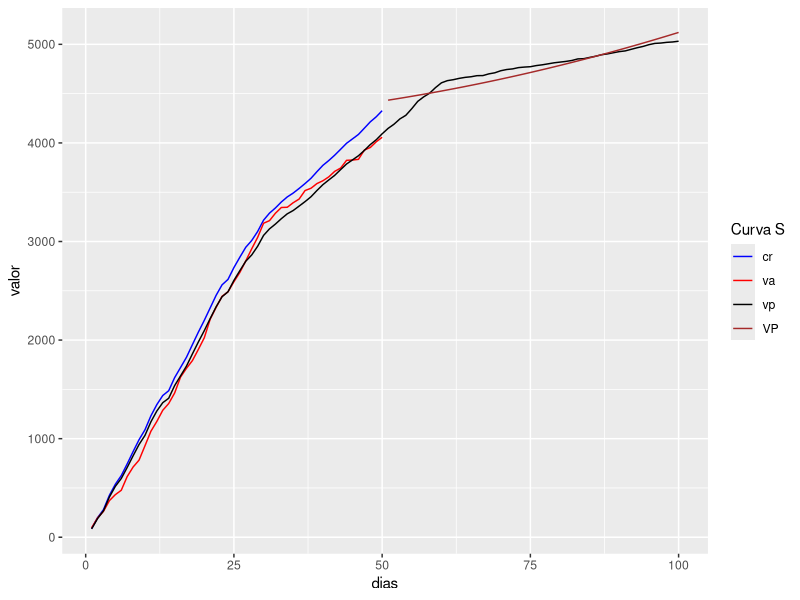
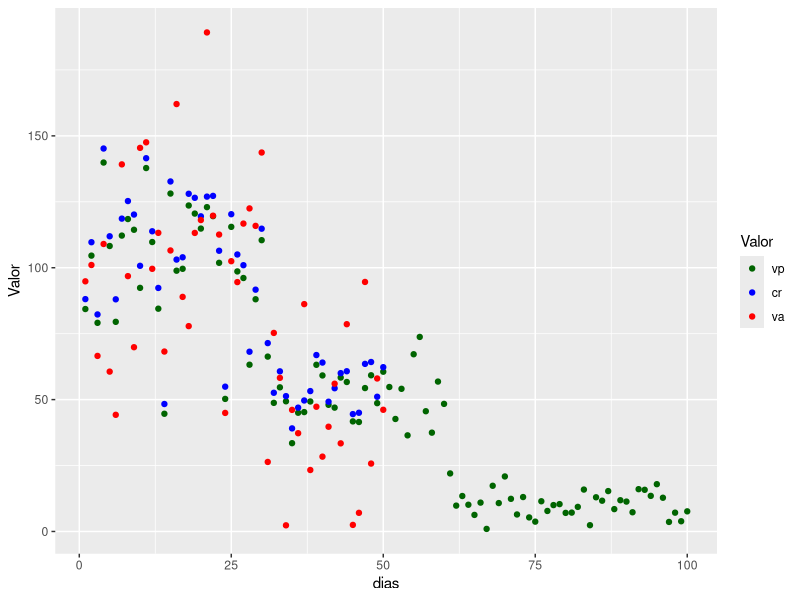
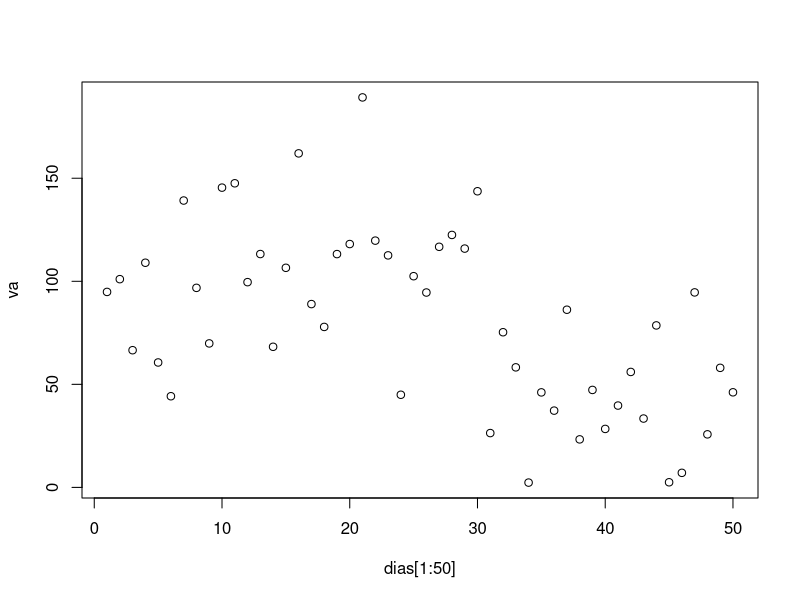

These figures' R source, in order:
library("ggplot2")

set.seed(1)
vp1 <- rnorm(30,mean = 100,sd = 25)
vp2 <- rnorm(30,mean = 50,sd = 12)
vp3 <- rnorm(40,mean = 10,sd = 5)
vp <- c(vp1,vp2,vp3)

remove(vp1,vp2,vp3)

cr <- vp[1:50] + rnorm(50,mean = 5,sd = 2)
va <- vp[1:50] + rnorm(50,-3,30)

dias <- seq(1,100,1)
m <- max(c(vp,va,cr))

df <- data.frame(dias = dias, valor = cumsum(vp), class = "vp")
df <- rbind(df,data.frame(dias = 1:50,valor = cumsum(cr), class = "cr"))
df <- rbind(df,data.frame(dias = 1:50,valor = cumsum(va), class = "va"))

fit <- glm(df$valor[51:100]~I(c(51:100)*c(51:100)))

df <- rbind(df,data.frame(dias = 51:100, valor = fit$fitted.values, class = "VP"))

ggplot(data = df, aes(x = dias, y = valor, color = class)) + 
        geom_line(data = subset(df, class %in% c("vp", "cr","va", "VP")), 
                  aes(group = class)) +
        scale_color_manual("Curva S", values = c("vp" = "black", "cr" = "blue", "va" = "red", "VP" = "brown"))



df2 <- data.frame(dias = dias, vp = vp, cr = cr, va = va)
df2[51:100,c("va","cr")] <- NA
require(reshape)
df2 <- melt(df2 ,  id.vars = 'dias', variable.name = 'series')
colnames(df2) <- c("dias","variable", "Valor")
ggplot(data = df2, aes(x = dias, y = Valor, color = variable)) + 
        geom_point(data = subset(df2, variable %in% c("vp", "cr","va")), 
                   aes(group = variable)) + 
        scale_color_manual("Valor", values = c("vp" = "darkgreen", "cr" = "blue", "va" = "red"))

plot(dias[1:50],va)
